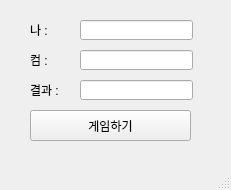
<?xml version="1.0" encoding="UTF-8"?>
<ui version="4.0">
 <class>MainWindow</class>
 <widget class="QMainWindow" name="MainWindow">
  <property name="geometry">
   <rect>
    <x>0</x>
    <y>0</y>
    <width>231</width>
    <height>190</height>
   </rect>
  </property>
  <property name="windowTitle">
   <string>MainWindow</string>
  </property>
  <widget class="QWidget" name="centralwidget">
   <widget class="QLabel" name="lblMine">
    <property name="geometry">
     <rect>
      <x>30</x>
      <y>20</y>
      <width>21</width>
      <height>20</height>
     </rect>
    </property>
    <property name="text">
     <string>나 : </string>
    </property>
   </widget>
   <widget class="QLineEdit" name="leMine">
    <property name="geometry">
     <rect>
      <x>80</x>
      <y>20</y>
      <width>113</width>
      <height>20</height>
     </rect>
    </property>
   </widget>
   <widget class="QLineEdit" name="leCom">
    <property name="geometry">
     <rect>
      <x>80</x>
      <y>50</y>
      <width>113</width>
      <height>20</height>
     </rect>
    </property>
   </widget>
   <widget class="QPushButton" name="pb">
    <property name="geometry">
     <rect>
      <x>30</x>
      <y>110</y>
      <width>161</width>
      <height>31</height>
     </rect>
    </property>
    <property name="text">
     <string>게임하기</string>
    </property>
   </widget>
   <widget class="QLineEdit" name="leResult">
    <property name="geometry">
     <rect>
      <x>80</x>
      <y>80</y>
      <width>113</width>
      <height>20</height>
     </rect>
    </property>
   </widget>
   <widget class="QLabel" name="lblResul">
    <property name="geometry">
     <rect>
      <x>30</x>
      <y>80</y>
      <width>31</width>
      <height>20</height>
     </rect>
    </property>
    <property name="text">
     <string>결과 : </string>
    </property>
   </widget>
   <widget class="QLabel" name="lblCom">
    <property name="geometry">
     <rect>
      <x>30</x>
      <y>50</y>
      <width>21</width>
      <height>20</height>
     </rect>
    </property>
    <property name="text">
     <string>컴 : </string>
    </property>
   </widget>
  </widget>
  <widget class="QMenuBar" name="menubar">
   <property name="geometry">
    <rect>
     <x>0</x>
     <y>0</y>
     <width>231</width>
     <height>21</height>
    </rect>
   </property>
  </widget>
  <widget class="QStatusBar" name="statusbar"/>
 </widget>
 <resources/>
 <connections/>
</ui>
